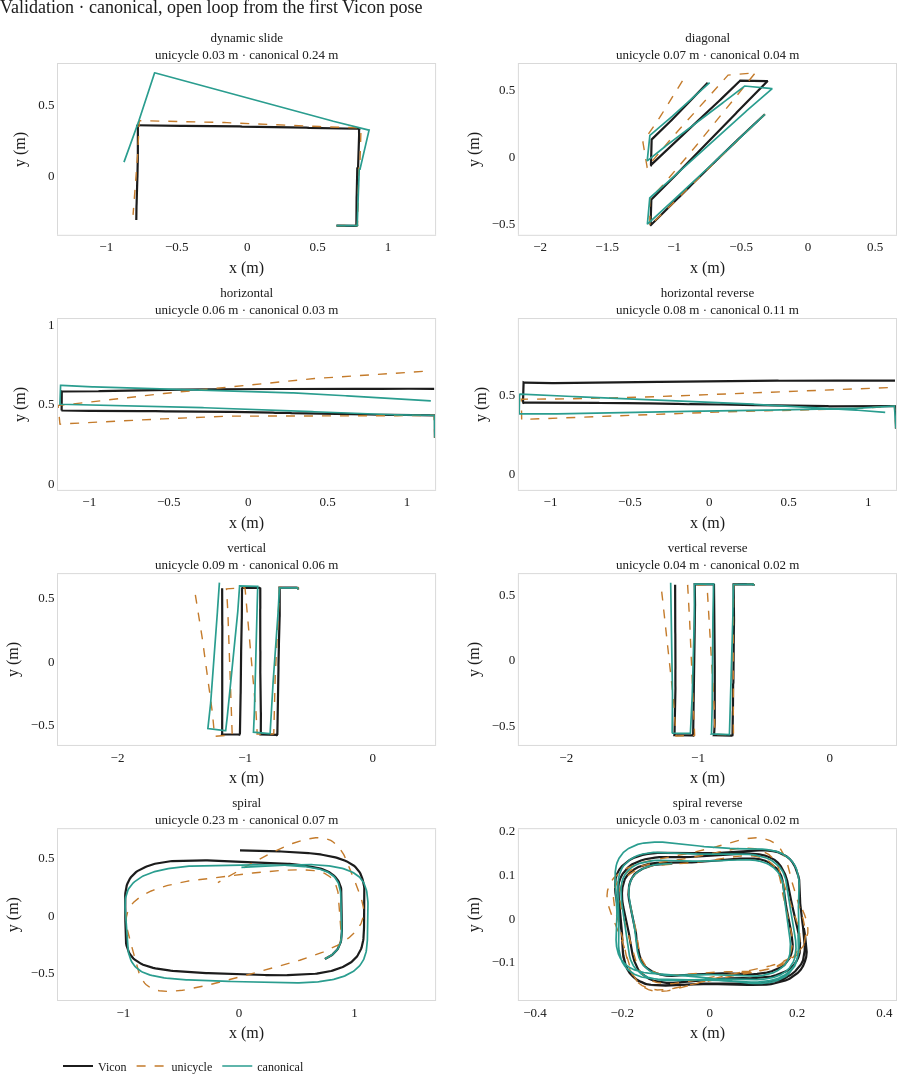

Here is the notebook cell this chart was saved with:
### Code cell
canonical, _canonical_result, _residual = load_checkpoint("canonical")
plot_rollouts(
    canonical,
    val_logs,
    residual=False,
    color=COLORS["canonical"],
    label="canonical",
    set_label="Validation",
)

### Figure 1 — Plotly figure (JSON) as saved in the notebook; plotly's stock layout.template omitted (floating-point values rounded to 4 significant figures; data arrays with more than 128 entries replaced by an {"elided": "..."} marker saying what was removed)
{"data": [{"hovertemplate": "%{x:.3f}, %{y:.3f}<extra>Vicon</extra>", "legendgroup": "Vicon", "line": {"color": "#1c1c1c", "width": 2.2}, "mode": "lines", "name": "Vicon", "showlegend": true, "type": "scatter", "x": {"elided": "285 float values"}, "xaxis": "x", "y": {"elided": "285 float values"}, "yaxis": "y"}, {"hovertemplate": "%{x:.3f}, %{y:.3f}<extra>unicycle</extra>", "legendgroup": "unicycle", "line": {"color": "#c47b2b", "dash": "dash", "width": 1.4}, "mode": "lines", "name": "unicycle", "showlegend": true, "type": "scatter", "x": {"elided": "285 float values"}, "xaxis": "x", "y": {"elided": "285 float values"}, "yaxis": "y"}, {"hovertemplate": "%{x:.3f}, %{y:.3f}<extra>canonical</extra>", "legendgroup": "canonical", "line": {"color": "#2a9d8f", "width": 1.7}, "mode": "lines", "name": "canonical", "showlegend": true, "type": "scatter", "x": {"elided": "285 float values"}, "xaxis": "x", "y": {"elided": "285 float values"}, "yaxis": "y"}, {"hovertemplate": "%{x:.3f}, %{y:.3f}<extra>Vicon</extra>", "legendgroup": "Vicon", "line": {"color": "#1c1c1c", "width": 2.2}, "mode": "lines", "name": "Vicon", "showlegend": false, "type": "scatter", "x": {"elided": "529 float values"}, "xaxis": "x2", "y": {"elided": "529 float values"}, "yaxis": "y2"}, {"hovertemplate": "%{x:.3f}, %{y:.3f}<extra>unicycle</extra>", "legendgroup": "unicycle", "line": {"color": "#c47b2b", "dash": "dash", "width": 1.4}, "mode": "lines", "name": "unicycle", "showlegend": false, "type": "scatter", "x": {"elided": "529 float values"}, "xaxis": "x2", "y": {"elided": "529 float values"}, "yaxis": "y2"}, {"hovertemplate": "%{x:.3f}, %{y:.3f}<extra>canonical</extra>", "legendgroup": "canonical", "line": {"color": "#2a9d8f", "width": 1.7}, "mode": "lines", "name": "canonical", "showlegend": false, "type": "scatter", "x": {"elided": "529 float values"}, "xaxis": "x2", "y": {"elided": "529 float values"}, "yaxis": "y2"}, {"hovertemplate": "%{x:.3f}, %{y:.3f}<extra>Vicon</extra>", "legendgroup": "Vicon", "line": {"color": "#1c1c1c", "width": 2.2}, "mode": "lines", "name": "Vicon", "showlegend": false, "type": "scatter", "x": {"elided": "525 float values"}, "xaxis": "x3", "y": {"elided": "525 float values"}, "yaxis": "y3"}, {"hovertemplate": "%{x:.3f}, %{y:.3f}<extra>unicycle</extra>", "legendgroup": "unicycle", "line": {"color": "#c47b2b", "dash": "dash", "width": 1.4}, "mode": "lines", "name": "unicycle", "showlegend": false, "type": "scatter", "x": {"elided": "525 float values"}, "xaxis": "x3", "y": {"elided": "525 float values"}, "yaxis": "y3"}, {"hovertemplate": "%{x:.3f}, %{y:.3f}<extra>canonical</extra>", "legendgroup": "canonical", "line": {"color": "#2a9d8f", "width": 1.7}, "mode": "lines", "name": "canonical", "showlegend": false, "type": "scatter", "x": {"elided": "525 float values"}, "xaxis": "x3", "y": {"elided": "525 float values"}, "yaxis": "y3"}, {"hovertemplate": "%{x:.3f}, %{y:.3f}<extra>Vicon</extra>", "legendgroup": "Vicon", "line": {"color": "#1c1c1c", "width": 2.2}, "mode": "lines", "name": "Vicon", "showlegend": false, "type": "scatter", "x": {"elided": "495 float values"}, "xaxis": "x4", "y": {"elided": "495 float values"}, "yaxis": "y4"}, {"hovertemplate": "%{x:.3f}, %{y:.3f}<extra>unicycle</extra>", "legendgroup": "unicycle", "line": {"color": "#c47b2b", "dash": "dash", "width": 1.4}, "mode": "lines", "name": "unicycle", "showlegend": false, "type": "scatter", "x": {"elided": "495 float values"}, "xaxis": "x4", "y": {"elided": "495 float values"}, "yaxis": "y4"}, {"hovertemplate": "%{x:.3f}, %{y:.3f}<extra>canonical</extra>", "legendgroup": "canonical", "line": {"color": "#2a9d8f", "width": 1.7}, "mode": "lines", "name": "canonical", "showlegend": false, "type": "scatter", "x": {"elided": "495 float values"}, "xaxis": "x4", "y": {"elided": "495 float values"}, "yaxis": "y4"}, {"hovertemplate": "%{x:.3f}, %{y:.3f}<extra>Vicon</extra>", "legendgroup": "Vicon", "line": {"color": "#1c1c1c", "width": 2.2}, "mode": "lines", "name": "Vicon", "showlegend": false, "type": "scatter", "x": {"elided": "628 float values"}, "xaxis": "x5", "y": {"elided": "628 float values"}, "yaxis": "y5"}, {"hovertemplate": "%{x:.3f}, %{y:.3f}<extra>unicycle</extra>", "legendgroup": "unicycle", "line": {"color": "#c47b2b", "dash": "dash", "width": 1.4}, "mode": "lines", "name": "unicycle", "showlegend": false, "type": "scatter", "x": {"elided": "628 float values"}, "xaxis": "x5", "y": {"elided": "628 float values"}, "yaxis": "y5"}, {"hovertemplate": "%{x:.3f}, %{y:.3f}<extra>canonical</extra>", "legendgroup": "canonical", "line": {"color": "#2a9d8f", "width": 1.7}, "mode": "lines", "name": "canonical", "showlegend": false, "type": "scatter", "x": {"elided": "628 float values"}, "xaxis": "x5", "y": {"elided": "628 float values"}, "yaxis": "y5"}, {"hovertemplate": "%{x:.3f}, %{y:.3f}<extra>Vicon</extra>", "legendgroup": "Vicon", "line": {"color": "#1c1c1c", "width": 2.2}, "mode": "lines", "name": "Vicon", "showlegend": false, "type": "scatter", "x": {"elided": "572 float values"}, "xaxis": "x6", "y": {"elided": "572 float values"}, "yaxis": "y6"}, {"hovertemplate": "%{x:.3f}, %{y:.3f}<extra>unicycle</extra>", "legendgroup": "unicycle", "line": {"color": "#c47b2b", "dash": "dash", "width": 1.4}, "mode": "lines", "name": "unicycle", "showlegend": false, "type": "scatter", "x": {"elided": "572 float values"}, "xaxis": "x6", "y": {"elided": "572 float values"}, "yaxis": "y6"}, {"hovertemplate": "%{x:.3f}, %{y:.3f}<extra>canonical</extra>", "legendgroup": "canonical", "line": {"color": "#2a9d8f", "width": 1.7}, "mode": "lines", "name": "canonical", "showlegend": false, "type": "scatter", "x": {"elided": "572 float values"}, "xaxis": "x6", "y": {"elided": "572 float values"}, "yaxis": "y6"}, {"hovertemplate": "%{x:.3f}, %{y:.3f}<extra>Vicon</extra>", "legendgroup": "Vicon", "line": {"color": "#1c1c1c", "width": 2.2}, "mode": "lines", "name": "Vicon", "showlegend": false, "type": "scatter", "x": {"elided": "482 float values"}, "xaxis": "x7", "y": {"elided": "482 float values"}, "yaxis": "y7"}, {"hovertemplate": "%{x:.3f}, %{y:.3f}<extra>unicycle</extra>", "legendgroup": "unicycle", "line": {"color": "#c47b2b", "dash": "dash", "width": 1.4}, "mode": "lines", "name": "unicycle", "showlegend": false, "type": "scatter", "x": {"elided": "482 float values"}, "xaxis": "x7", "y": {"elided": "482 float values"}, "yaxis": "y7"}, {"hovertemplate": "%{x:.3f}, %{y:.3f}<extra>canonical</extra>", "legendgroup": "canonical", "line": {"color": "#2a9d8f", "width": 1.7}, "mode": "lines", "name": "canonical", "showlegend": false, "type": "scatter", "x": {"elided": "482 float values"}, "xaxis": "x7", "y": {"elided": "482 float values"}, "yaxis": "y7"}, {"hovertemplate": "%{x:.3f}, %{y:.3f}<extra>Vicon</extra>", "legendgroup": "Vicon", "line": {"color": "#1c1c1c", "width": 2.2}, "mode": "lines", "name": "Vicon", "showlegend": false, "type": "scatter", "x": {"elided": "381 float values"}, "xaxis": "x8", "y": {"elided": "381 float values"}, "yaxis": "y8"}, {"hovertemplate": "%{x:.3f}, %{y:.3f}<extra>unicycle</extra>", "legendgroup": "unicycle", "line": {"color": "#c47b2b", "dash": "dash", "width": 1.4}, "mode": "lines", "name": "unicycle", "showlegend": false, "type": "scatter", "x": {"elided": "381 float values"}, "xaxis": "x8", "y": {"elided": "381 float values"}, "yaxis": "y8"}, {"hovertemplate": "%{x:.3f}, %{y:.3f}<extra>canonical</extra>", "legendgroup": "canonical", "line": {"color": "#2a9d8f", "width": 1.7}, "mode": "lines", "name": "canonical", "showlegend": false, "type": "scatter", "x": {"elided": "381 float values"}, "xaxis": "x8", "y": {"elided": "381 float values"}, "yaxis": "y8"}], "layout": {"annotations": [{"font": {"color": "#1c1c1c", "size": 13}, "showarrow": false, "text": "dynamic slide<br>unicycle 0.03 m · canonical 0.24 m", "x": 0.225, "xanchor": "center", "xref": "paper", "y": 1, "yanchor": "bottom", "yref": "paper"}, {"font": {"color": "#1c1c1c", "size": 13}, "showarrow": false, "text": "diagonal<br>unicycle 0.07 m · canonical 0.04 m", "x": 0.775, "xanchor": "center", "xref": "paper", "y": 1, "yanchor": "bottom", "yref": "paper"}, {"font": {"color": "#1c1c1c", "size": 13}, "showarrow": false, "text": "horizontal<br>unicycle 0.06 m · canonical 0.03 m", "x": 0.225, "xanchor": "center", "xref": "paper", "y": 0.7275, "yanchor": "bottom", "yref": "paper"}, {"font": {"color": "#1c1c1c", "size": 13}, "showarrow": false, "text": "horizontal reverse<br>unicycle 0.08 m · canonical 0.11 m", "x": 0.775, "xanchor": "center", "xref": "paper", "y": 0.7275, "yanchor": "bottom", "yref": "paper"}, {"font": {"color": "#1c1c1c", "size": 13}, "showarrow": false, "text": "vertical<br>unicycle 0.09 m · canonical 0.06 m", "x": 0.225, "xanchor": "center", "xref": "paper", "y": 0.455, "yanchor": "bottom", "yref": "paper"}, {"font": {"color": "#1c1c1c", "size": 13}, "showarrow": false, "text": "vertical reverse<br>unicycle 0.04 m · canonical 0.02 m", "x": 0.775, "xanchor": "center", "xref": "paper", "y": 0.455, "yanchor": "bottom", "yref": "paper"}, {"font": {"color": "#1c1c1c", "size": 13}, "showarrow": false, "text": "spiral<br>unicycle 0.23 m · canonical 0.07 m", "x": 0.225, "xanchor": "center", "xref": "paper", "y": 0.1825, "yanchor": "bottom", "yref": "paper"}, {"font": {"color": "#1c1c1c", "size": 13}, "showarrow": false, "text": "spiral reverse<br>unicycle 0.03 m · canonical 0.02 m", "x": 0.775, "xanchor": "center", "xref": "paper", "y": 0.1825, "yanchor": "bottom", "yref": "paper"}], "font": {"color": "#1c1c1c", "family": "Inter, Source Sans 3, sans-serif", "size": 13}, "height": 1648, "legend": {"font": {"size": 12}, "orientation": "h", "x": 0, "y": -0.055, "yanchor": "top"}, "margin": {"b": 64, "l": 48, "r": 24, "t": 64}, "paper_bgcolor": "white", "plot_bgcolor": "white", "title": {"text": "Validation · canonical, open loop from the first Vicon pose", "x": 0, "xanchor": "left", "xref": "container", "y": 1, "yanchor": "top", "yref": "container"}, "width": 920, "xaxis": {"anchor": "y", "domain": [0, 0.45], "linecolor": "#d9d9d9", "mirror": true, "showgrid": false, "title": {"standoff": 8, "text": "x (m)"}, "zeroline": false}, "xaxis2": {"anchor": "y2", "domain": [0.55, 1], "linecolor": "#d9d9d9", "mirror": true, "showgrid": false, "title": {"standoff": 8, "text": "x (m)"}, "zeroline": false}, "xaxis3": {"anchor": "y3", "domain": [0, 0.45], "linecolor": "#d9d9d9", "mirror": true, "showgrid": false, "title": {"standoff": 8, "text": "x (m)"}, "zeroline": false}, "xaxis4": {"anchor": "y4", "domain": [0.55, 1], "linecolor": "#d9d9d9", "mirror": true, "showgrid": false, "title": {"standoff": 8, "text": "x (m)"}, "zeroline": false}, "xaxis5": {"anchor": "y5", "domain": [0, 0.45], "linecolor": "#d9d9d9", "mirror": true, "showgrid": false, "title": {"standoff": 8, "text": "x (m)"}, "zeroline": false}, "xaxis6": {"anchor": "y6", "domain": [0.55, 1], "linecolor": "#d9d9d9", "mirror": true, "showgrid": false, "title": {"standoff": 8, "text": "x (m)"}, "zeroline": false}, "xaxis7": {"anchor": "y7", "domain": [0, 0.45], "linecolor": "#d9d9d9", "mirror": true, "showgrid": false, "title": {"standoff": 8, "text": "x (m)"}, "zeroline": false}, "xaxis8": {"anchor": "y8", "domain": [0.55, 1], "linecolor": "#d9d9d9", "mirror": true, "showgrid": false, "title": {"standoff": 8, "text": "x (m)"}, "zeroline": false}, "yaxis": {"anchor": "x", "domain": [0.8175, 1], "linecolor": "#d9d9d9", "mirror": true, "scaleanchor": "x", "scaleratio": 1, "showgrid": false, "title": {"standoff": 8, "text": "y (m)"}, "zeroline": false}, "yaxis2": {"anchor": "x2", "domain": [0.8175, 1], "linecolor": "#d9d9d9", "mirror": true, "scaleanchor": "x2", "scaleratio": 1, "showgrid": false, "title": {"standoff": 8, "text": "y (m)"}, "zeroline": false}, "yaxis3": {"anchor": "x3", "domain": [0.545, 0.7275], "linecolor": "#d9d9d9", "mirror": true, "scaleanchor": "x3", "scaleratio": 1, "showgrid": false, "title": {"standoff": 8, "text": "y (m)"}, "zeroline": false}, "yaxis4": {"anchor": "x4", "domain": [0.545, 0.7275], "linecolor": "#d9d9d9", "mirror": true, "scaleanchor": "x4", "scaleratio": 1, "showgrid": false, "title": {"standoff": 8, "text": "y (m)"}, "zeroline": false}, "yaxis5": {"anchor": "x5", "domain": [0.2725, 0.455], "linecolor": "#d9d9d9", "mirror": true, "scaleanchor": "x5", "scaleratio": 1, "showgrid": false, "title": {"standoff": 8, "text": "y (m)"}, "zeroline": false}, "yaxis6": {"anchor": "x6", "domain": [0.2725, 0.455], "linecolor": "#d9d9d9", "mirror": true, "scaleanchor": "x6", "scaleratio": 1, "showgrid": false, "title": {"standoff": 8, "text": "y (m)"}, "zeroline": false}, "yaxis7": {"anchor": "x7", "domain": [0, 0.1825], "linecolor": "#d9d9d9", "mirror": true, "scaleanchor": "x7", "scaleratio": 1, "showgrid": false, "title": {"standoff": 8, "text": "y (m)"}, "zeroline": false}, "yaxis8": {"anchor": "x8", "domain": [0, 0.1825], "linecolor": "#d9d9d9", "mirror": true, "scaleanchor": "x8", "scaleratio": 1, "showgrid": false, "title": {"standoff": 8, "text": "y (m)"}, "zeroline": false}}}
